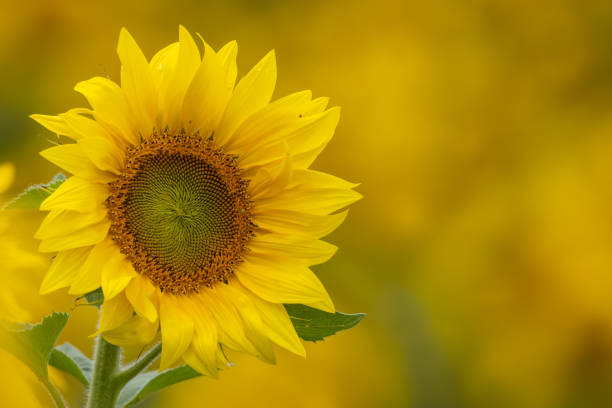
#> input picture sun_flower.jpg, 612 x 408 px
$ jupyter execute Lab-3.ipynb
#> lines starting #> are read from the running program, lines starting #| are printed output that depends on the picture; after the words box and inside, x2 and y2 are one past the last pixel; in counts of white or black regions, pixels touching at a corner belong together
# **Lab-3**

[cell 1]
import cv2 as cv
import numpy as np
import matplotlib.pyplot as plt

[cell 2]
image = cv.imread("sun_flower.jpg", cv.IMREAD_GRAYSCALE)
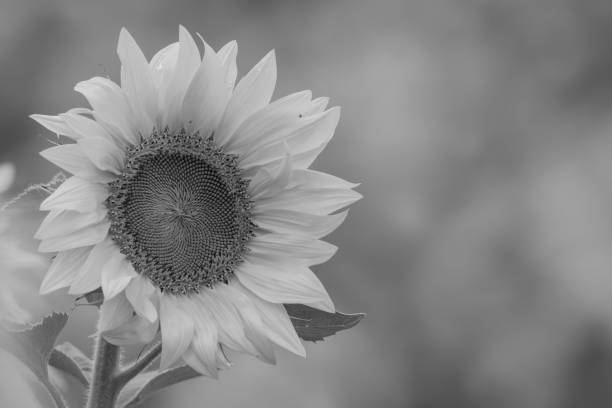
#> image: shape (408, 612); min 0, max 230, mean 134.4
image = cv.resize(image, None, fx=0.5, fy=0.5)
#> image: shape (204, 306)

**Contrast Stretching**

[cell 3]
min_intensity = np.min(image)
#> min_intensity = 14
max_intensity = np.max(image)
#> max_intensity = 222
stretched_img = 255 * ((image - min_intensity) / (max_intensity - min_intensity))
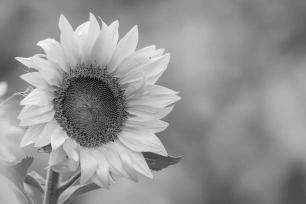
#> stretched_img: shape (204, 306) float64; min 0, max 255, mean 147.7
stretched_img = stretched_img.astype(np.uint8)

[cell 4]
plt.imshow(stretched_img, cmap='gray')
plt.axis('off')
plt.show()

**Histogram Equilization**

[cell 5]
equalized_image = cv.equalizeHist(image)
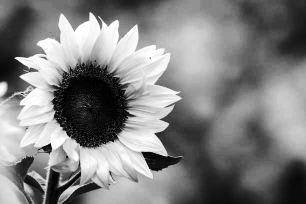
#> equalized_image: shape (204, 306); min 0, max 255, mean 128.8

[cell 6]
plt.imshow(equalized_image, cmap='gray')
plt.title('Equalized Image')
plt.axis('off')

**Gamma Correction**

[cell 7]
gamma = 1.5
gamma_corr = np.uint8(cv.pow(image / 255.0, gamma) * 255)
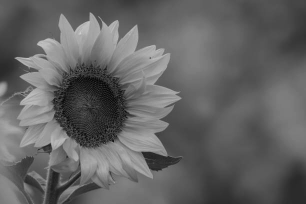
#> gamma_corr: shape (204, 306); min 3, max 207, mean 99.2
plt.imshow(gamma_corr, cmap='gray')
plt.title('Gamma Corrected Image (gamma={})'.format(gamma))
plt.axis('off')

**Thresholding**

[cell 8]
threshold_val = 145
_, threshold_img = cv.threshold(image, threshold_val, 255, cv.THRESH_BINARY)
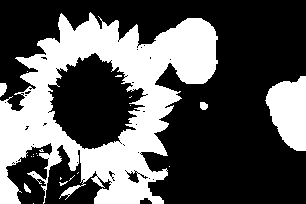
#> threshold_img: shape (204, 306); 34.8% white; 22 white regions (17 under 20 px), largest, box (x1, y1, x2, y2) and area: (0, 12, 218, 204) 19324, (265, 76, 306, 151) 2192, (0, 83, 7, 97) 74, (200, 102, 208, 110) 53, (24, 183, 31, 193) 37
plt.imshow(threshold_img, cmap='gray')
plt.title('Thresholded Image (Threshold={})'.format(threshold_val))
plt.axis('off')
plt.show()

**Sigmoidal Contrast Enhancement**

[cell 9]
# Define parameters for sigmoidal contrast enhancement
beta = 10.0
mid_intensity = np.mean(image)
#> mid_intensity = 134.5

# Perform sigmoidal contrast enhancement
sigmoidal_image = 1 / (1 + np.exp(beta * (mid_intensity - image) / 255.0))
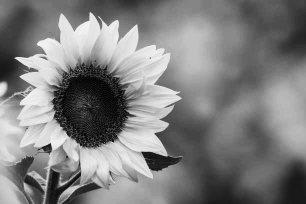
#> sigmoidal_image: shape (204, 306) float64; min 0.00879, max 0.969, mean 0.5

# Scale the enhanced image back to the 0-255 range
sigmoidal_image = (sigmoidal_image * 255).astype(np.uint8)
plt.imshow(sigmoidal_image, cmap='gray')
plt.title('Sigmoidal Contrast Enhanced Image')
plt.axis('off')
plt.show()
